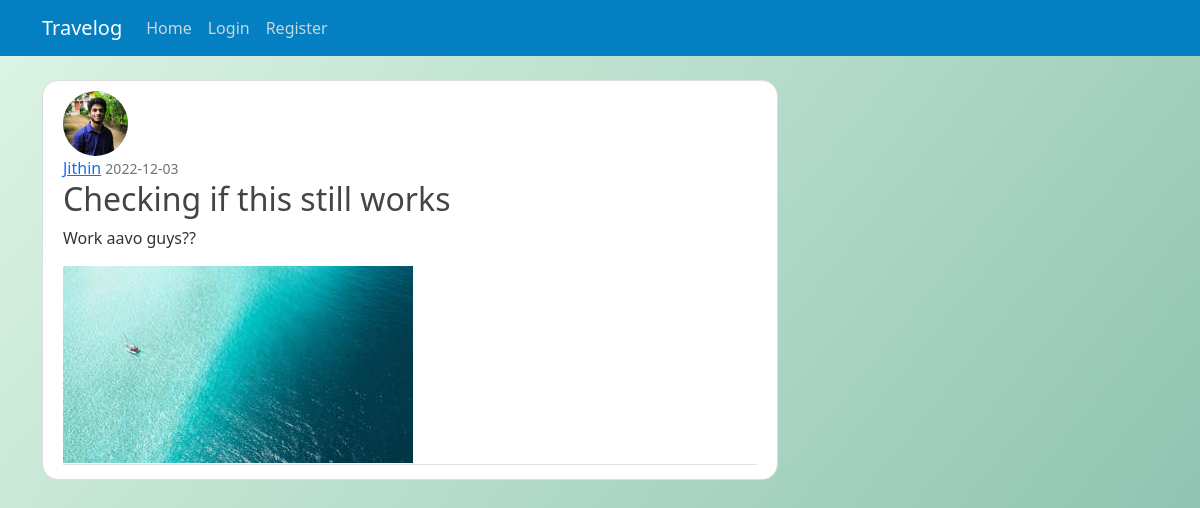
Screenshot of /post/2 with the database file from the repository.
### app/models.py (models this page shows, shortened)
class User(db.Model, UserMixin):
    id=db.Column(db.Integer, primary_key=True)
    username = db.Column(db.String(20), nullable=False)
    email = db.Column(db.String(120), unique=True, nullable=True)
    image_file = db.Column(db.String(20), nullable=False, default='default.jpg')
    password = db.Column(db.String(80), nullable=False)
    posts = db.relationship('Post', backref='author', lazy=True)

class Post(db.Model):
    id = db.Column(db.Integer, primary_key=True)
    title = db.Column(db.String(100), nullable=False)
    date_posted = db.Column(db.DateTime, nullable=False, default=datetime.utcnow)
    content = db.Column(db.Text, nullable=False)
    user_id = db.Column(db.Integer, db.ForeignKey('user.id'), nullable=False)
    blog_image = db.Column(db.String(20), nullable=False, default='default-blog.png')

### app/routes.py (the view)
@app.route("/post/<int:post_id>")
def post(post_id):
    post = Post.query.get_or_404(post_id)
    return render_template('post.html', title=post.title, post=post)

### app/templates/post.html (shortened to what this page needs)
{% extends "layout.html" %}
{% block content %}
<article class="media content-section">
    <img class="rounded-circle article-img"
        src="{{ url_for('static', filename='profile-pics/' + post.author.image_file) }}">
    <div class="media-body">
        <div class="article-metadata">
            <a class="mr-2" href="#">{{ post.author.username }}</a>
            <small class="text-muted">{{ post.date_posted.strftime('%Y-%m-%d') }}</small>
            <h2 class="article-title">{{ post.title }}</h2>
            <p class="article-content">{{ post.content }}</p>
            <img class="" src="../static/blog-pics/{{post.blog_image}}"/>
        </div>
    </div>
</article>
{% endblock content %}

### app/static/main.css (style rules this page uses)
body { background: linear-gradient(129deg, #def5e5, #8ec3b0, #ffffff); background-size: 180% 180%; height: 88vh; animation: gradient-animation 12s ease infinite; background-repeat: no-repeat; color: #333333; margin-top: 5rem; }
h1, h2, h3, h4, h5, h6 { color: #444444; }
.content-section { background: #ffffff; padding: 10px 20px; border: 1px solid #dddddd; border-radius: 3px; margin-bottom: 20px; border-radius: 1rem; }
.article-title { color: #444444; }
.article-content { white-space: pre-line; }
.article-img { height: 65px; width: 65px; margin-right: 16px; }
.article-metadata { padding-bottom: 1px; margin-bottom: 4px; border-bottom: 1px solid #e3e3e3 }
.article-content { display: flex; gap: 1rem; }

### rows the page displays
User: image_file (picture), author.username "Jithin"
Post: date_posted "2022-12-03", title "Checking if this still works", content "Work aavo guys??", blog_image (picture)
